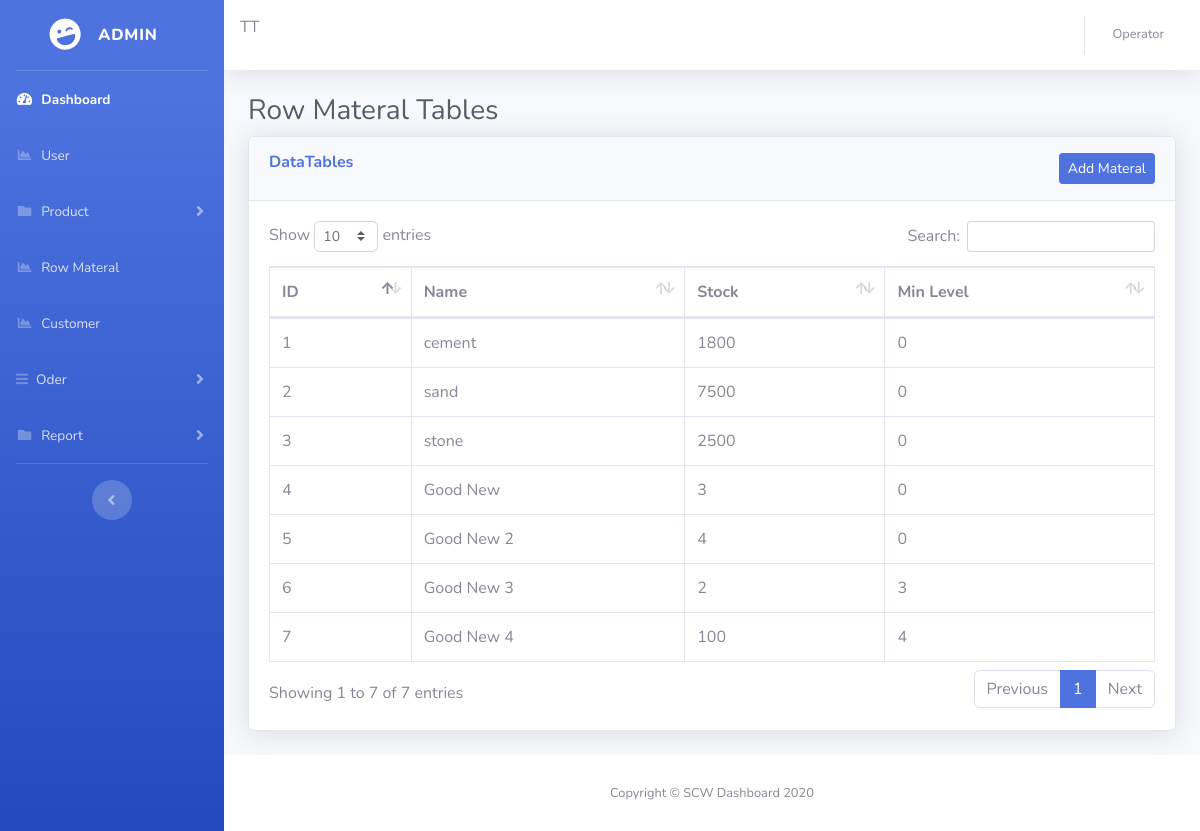
Screenshot of /row-materal/index.php (signed in) with the database file from the repository.
### tables this page shows
CREATE TABLE `row_material` (
  `id` int(10) NOT NULL,
  `name` varchar(200) NOT NULL,
  `stock` decimal(20,0) NOT NULL,
  `minLevel` int(11) NOT NULL,
  `createDate` date NOT NULL,
  `is_active` tinyint(1) NOT NULL DEFAULT '1'
);

### row-materal/index.php (the view, shortened to what this page needs)
<!DOCTYPE html>
<html lang="en">
<?php
    include('../include/check.php');
    include('../include/head.php');
?>
<link href="../vendor/datatables/dataTables.bootstrap4.min.css" rel="stylesheet">
<body id="page-top">
  <div id="wrapper">
    <ul class="navbar-nav bg-gradient-primary sidebar sidebar-dark accordion" id="accordionSidebar">
      <a class="sidebar-brand d-flex align-items-center justify-content-center" href="index.html">
        <div class="sidebar-brand-icon rotate-n-15">
          <i class="fas fa-laugh-wink"></i>
        </div>
        <div class="sidebar-brand-text mx-3">Admin <sup></sup></div>
      </a>
      <hr class="sidebar-divider my-0">
      <?php include('../include/nav.php');  ?>
      <hr class="sidebar-divider d-none d-md-block">
      <div class="text-center d-none d-md-inline">
        <button class="rounded-circle border-0" id="sidebarToggle"></button>
      </div>
    </ul>
    <div id="content-wrapper" class="d-flex flex-column">
      <div id="content">
        <?php include('../include/nav-1.php');  ?>
        <div class="container-fluid">
          <h1 class="h3 mb-2 text-gray-800">Row Materal Tables</h1>
          <div class="card shadow mb-4">
            <div class="card-header py-3">
              <h6 class="m-0 font-weight-bold text-primary" style="float: left;">DataTables</h6>
              <button type="button" class="btn btn-primary btn-sm" style="float: right;" class="btn btn-info btn-lg" data-toggle="modal" data-target="#myModal_Addmateral">Add Materal</button>
            </div>
            <div class="card-body">
              <div class="table-responsive">
                <table class="table table-bordered" id="dataTable" width="100%" cellspacing="0">
                  <thead>
                    <tr>
                      <th>ID</th>
                      <th>Name</th>
                      <th>Stock</th>
                      <th>Min Level</th>
                    </tr>
                  </thead>
                  <tbody>
                    <?php
                        $query = "SELECT * FROM  row_material" ;
                        $result = mysqli_query($conn ,$query);
                        if(mysqli_num_rows($result) > 0){
                          while($row = mysqli_fetch_array($result))
                          {
                            echo '
                            <tr>
                            <td>'.$row["id"].'</td>
                            <td>'.$row["name"].'</td>
                            <td>'.$row["stock"].'</td>
                            <td>'.$row["minLevel"].'</td>
                            </tr>
                            ';
                          }
                        }
                     ?>
                  </tbody>
                </table>
              </div>
            </div>
          </div>
        </div>
      </div>
      <?php include('../include/footer.php');  ?>
    </div>
  </div>
</body>
</html>

### rows the page displays
row_material: id "1", name "cement", stock "1800", minLevel "0"
row_material: id "2", name "sand", stock "7500", minLevel "0"
row_material: id "3", name "stone", stock "2500", minLevel "0"
row_material: id "4", name "Good New", stock "3", minLevel "0"
row_material: id "5", name "Good New 2", stock "4", minLevel "0"
row_material: id "6", name "Good New 3", stock "2", minLevel "3"
row_material: id "7", name "Good New 4", stock "100", minLevel "4"

### other values shown
$_SESSION['user_role'] "Operator"
